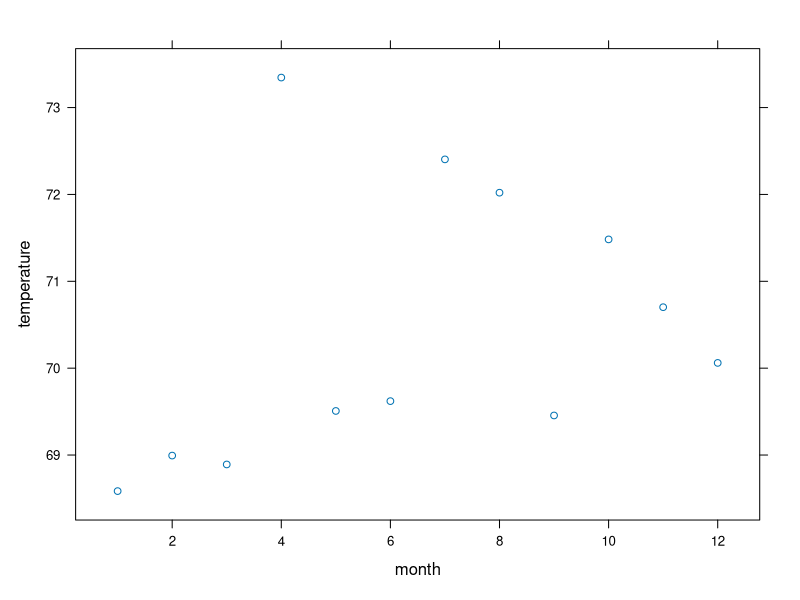
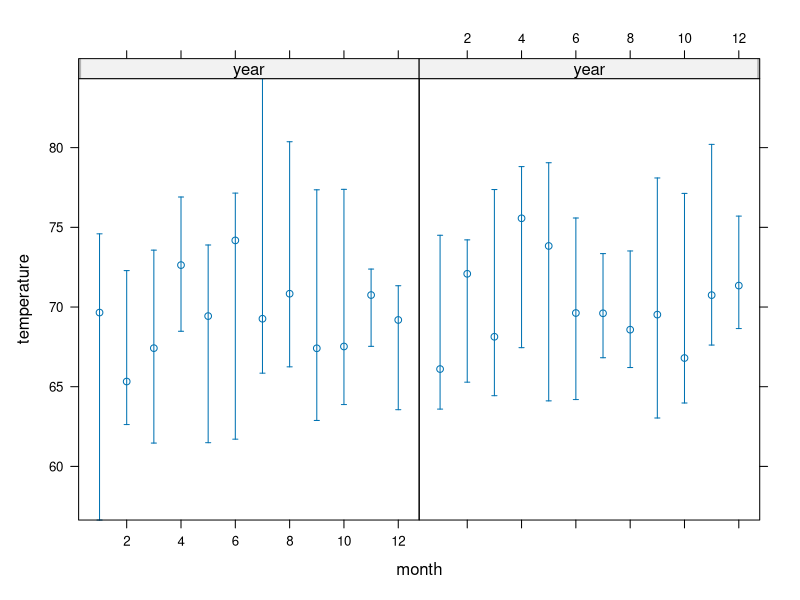
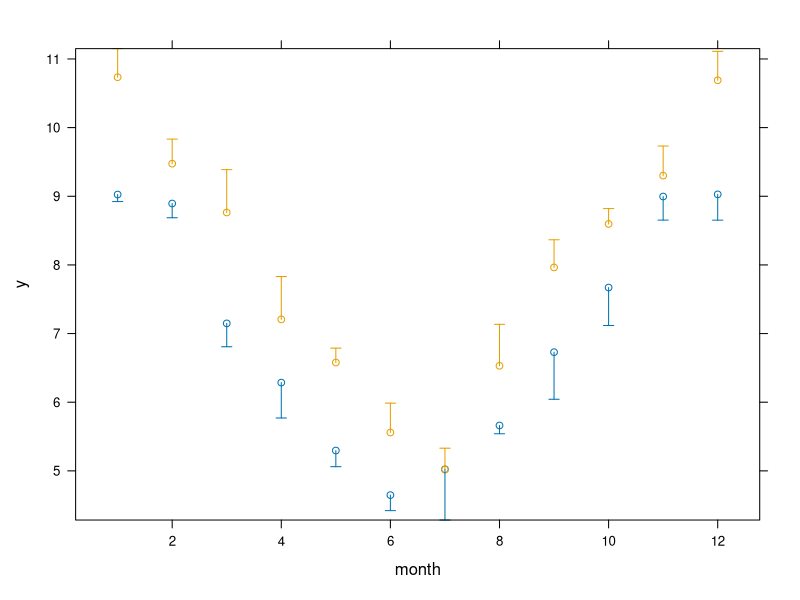
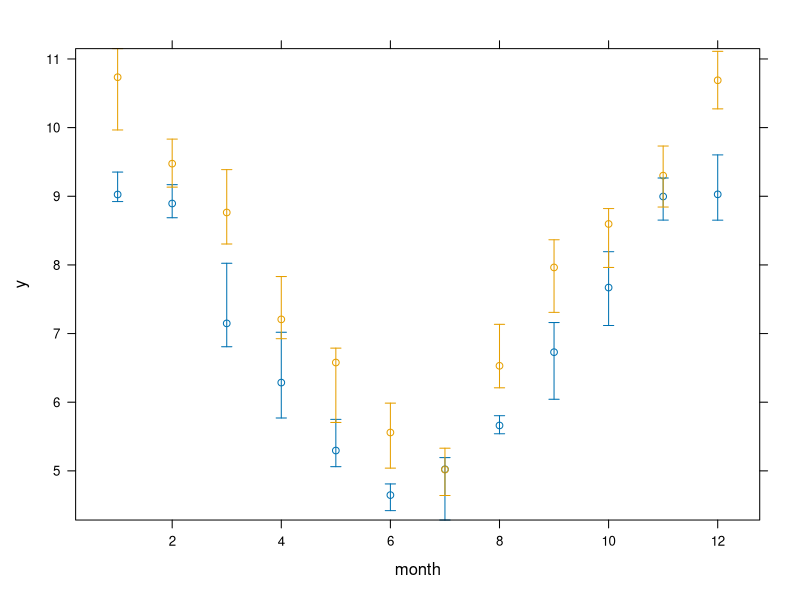
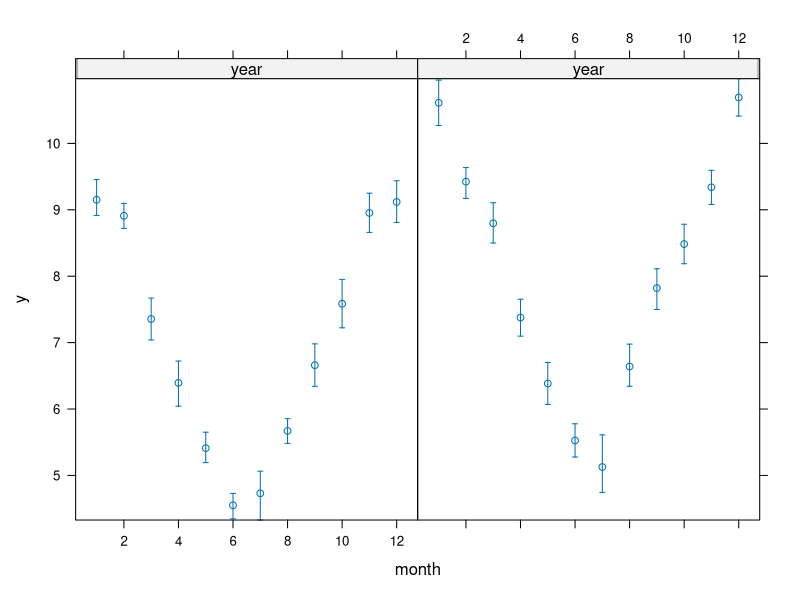

Write the R code that produced these figures, in order.
library(Hmisc)


### Name: summarize
### Title: Summarize Scalars or Matrices by Cross-Classification
### Aliases: summarize asNumericMatrix matrix2dataFrame
### Keywords: category manip multivariate

### ** Examples

## Not run: 
##D s <- summarize(ap>1, llist(size=cut2(sz, g=4), bone), mean,
##D                stat.name='Proportion')
##D dotplot(Proportion ~ size | bone, data=s7)
## End(Not run)

set.seed(1)
temperature <- rnorm(300, 70, 10)
month <- sample(1:12, 300, TRUE)
year  <- sample(2000:2001, 300, TRUE)
g <- function(x)c(Mean=mean(x,na.rm=TRUE),Median=median(x,na.rm=TRUE))
summarize(temperature, month, g)
mApply(temperature, month, g)

mApply(temperature, month, mean, na.rm=TRUE)
w <- summarize(temperature, month, mean, na.rm=TRUE)
library(lattice)
xyplot(temperature ~ month, data=w) # plot mean temperature by month

w <- summarize(temperature, llist(year,month), 
               quantile, probs=c(.5,.25,.75), na.rm=TRUE, type='matrix')
xYplot(Cbind(temperature[,1],temperature[,-1]) ~ month | year, data=w)
mApply(temperature, llist(year,month),
       quantile, probs=c(.5,.25,.75), na.rm=TRUE)

# Compute the median and outer quartiles.  The outer quartiles are
# displayed using "error bars"
set.seed(111)
dfr <- expand.grid(month=1:12, year=c(1997,1998), reps=1:100)
attach(dfr)
y <- abs(month-6.5) + 2*runif(length(month)) + year-1997
s <- summarize(y, llist(month,year), smedian.hilow, conf.int=.5)
s
mApply(y, llist(month,year), smedian.hilow, conf.int=.5)

xYplot(Cbind(y,Lower,Upper) ~ month, groups=year, data=s, 
       keys='lines', method='alt')
# Can also do:
s <- summarize(y, llist(month,year), quantile, probs=c(.5,.25,.75),
               stat.name=c('y','Q1','Q3'))
xYplot(Cbind(y, Q1, Q3) ~ month, groups=year, data=s, keys='lines')
# To display means and bootstrapped nonparametric confidence intervals
# use for example:
s <- summarize(y, llist(month,year), smean.cl.boot)
xYplot(Cbind(y, Lower, Upper) ~ month | year, data=s)

# For each subject use the trapezoidal rule to compute the area under
# the (time,response) curve using the Hmisc trap.rule function
x <- cbind(time=c(1,2,4,7, 1,3,5,10),response=c(1,3,2,4, 1,3,2,4))
subject <- c(rep(1,4),rep(2,4))
trap.rule(x[1:4,1],x[1:4,2])
summarize(x, subject, function(y) trap.rule(y[,1],y[,2]))

## Not run: 
##D # Another approach would be to properly re-shape the mm array below
##D # This assumes no missing cells.  There are many other approaches.
##D # mApply will do this well while allowing for missing cells.
##D m <- tapply(y, list(year,month), quantile, probs=c(.25,.5,.75))
##D mm <- array(unlist(m), dim=c(3,2,12), 
##D             dimnames=list(c('lower','median','upper'),c('1997','1998'),
##D                           as.character(1:12)))
##D # aggregate will help but it only allows you to compute one quantile
##D # at a time; see also the Hmisc mApply function
##D dframe <- aggregate(y, list(Year=year,Month=month), quantile, probs=.5)
##D 
##D # Compute expected life length by race assuming an exponential
##D # distribution - can also use summarize
##D g <- function(y) { # computations for one race group
##D   futime <- y[,1]; event <- y[,2]
##D   sum(futime)/sum(event)  # assume event=1 for death, 0=alive
##D }
##D mApply(cbind(followup.time, death), race, g)
##D 
##D # To run mApply on a data frame:
##D xn <- asNumericMatrix(x)
##D m <- mApply(xn, race, h)
##D # Here assume h is a function that returns a matrix similar to x
##D matrix2dataFrame(m)
##D 
##D 
##D # Get stratified weighted means
##D g <- function(y) wtd.mean(y[,1],y[,2])
##D summarize(cbind(y, wts), llist(sex,race), g, stat.name='y')
##D mApply(cbind(y,wts), llist(sex,race), g)
##D 
##D # Compare speed of mApply vs. by for computing 
##D d <- data.frame(sex=sample(c('female','male'),100000,TRUE),
##D                 country=sample(letters,100000,TRUE),
##D                 y1=runif(100000), y2=runif(100000))
##D g <- function(x) {
##D   y <- c(median(x[,'y1']-x[,'y2']),
##D          med.sum =median(x[,'y1']+x[,'y2']))
##D   names(y) <- c('med.diff','med.sum')
##D   y
##D }
##D 
##D system.time(by(d, llist(sex=d$sex,country=d$country), g))
##D system.time({
##D              x <- asNumericMatrix(d)
##D              a <- subsAttr(d)
##D              m <- mApply(x, llist(sex=d$sex,country=d$country), g)
##D             })
##D system.time({
##D              x <- asNumericMatrix(d)
##D              summarize(x, llist(sex=d$sex, country=d$country), g)
##D             })
##D 
##D # An example where each subject has one record per diagnosis but sex of
##D # subject is duplicated for all the rows a subject has.  Get the cross-
##D # classified frequencies of diagnosis (dx) by sex and plot the results
##D # with a dot plot
##D 
##D count <- rep(1,length(dx))
##D d <- summarize(count, llist(dx,sex), sum)
##D Dotplot(dx ~ count | sex, data=d)
## End(Not run)
d <- list(x=1:10, a=factor(rep(c('a','b'), 5)),
          b=structure(letters[1:10], label='label for b'),
          d=c(rep(TRUE,9), FALSE), f=pi*(1 : 10))
x <- asNumericMatrix(d)
attr(x, 'origAttributes')
matrix2dataFrame(x)

detach('dfr')

# Run summarize on a matrix to get column means
x <- c(1:19,NA)
y <- 101:120
z <- cbind(x, y)
g <- c(rep(1, 10), rep(2, 10))
summarize(z, g, colMeans, na.rm=TRUE, stat.name='x')
# Also works on an all numeric data frame
summarize(as.data.frame(z), g, colMeans, na.rm=TRUE, stat.name='x')
